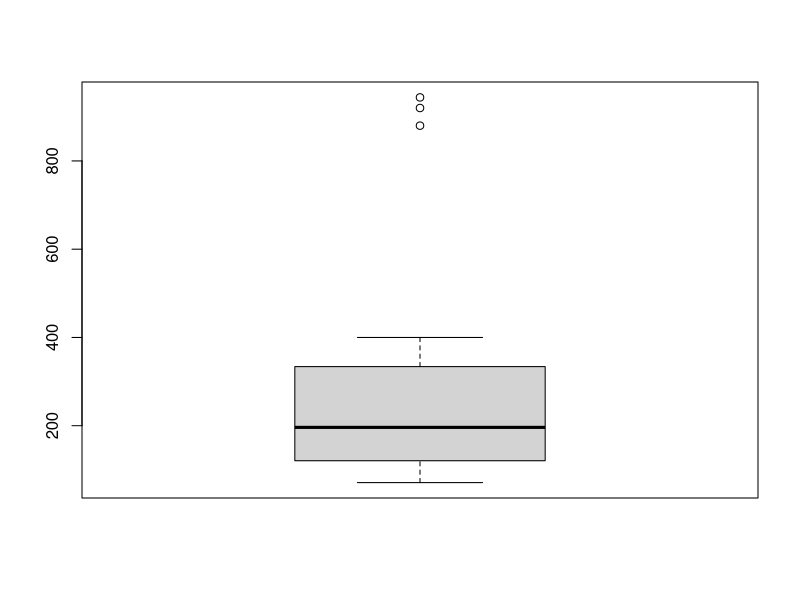
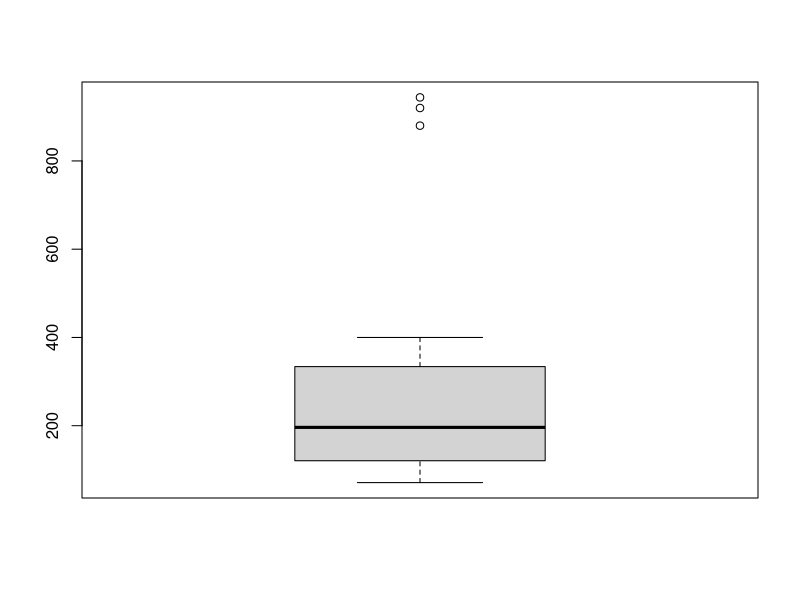
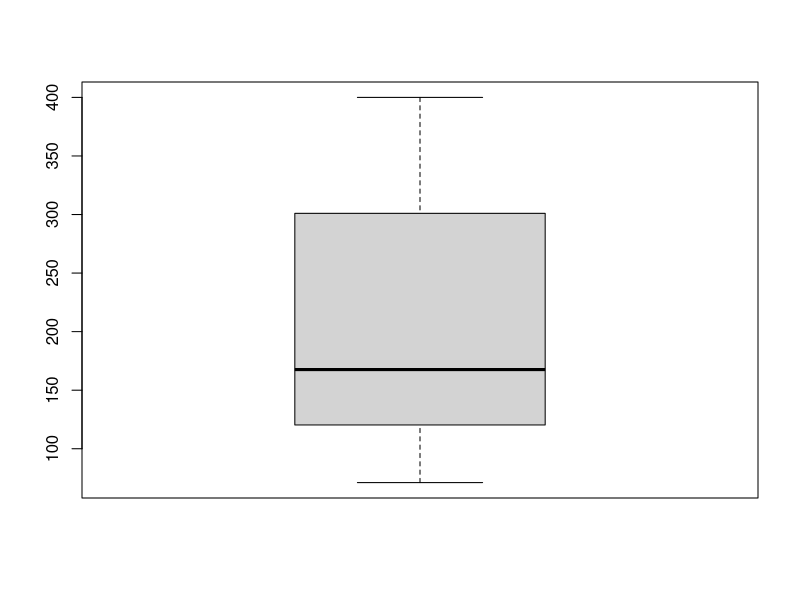

Reproduce these figures in R, in order.
#### Removing outliers - quick & dirty


# Preparing the data
# First of all, we insert a couple of outliers to the $disp column of the mtcars dataset
# (mtcars comes with the base package, so no need to import anything)
# In order to have a couple of outliers in this dataset, we simply multiply the values in mtcars$disp that are higher than 420 by *2

mtcars$disp[which(mtcars$disp > 420)] <- c(mtcars$disp[which(mtcars$disp >420)]*2)

# (This is just a random way of inserting a couple of outlier values, you could also assign a couple of high values in a milion different ways)

# Now we have a look at $disp column of the mtcars dataset with boxplot

boxplot(mtcars$disp)


### Storing outliers into a vector

# You can get the actual values of the outliers with this

boxplot(mtcars$disp)$out


# (Optional) If you don't need to see the plot again, you can hide it using plot=FALSE

boxplot(mtcars$disp, plot=FALSE)$out



# Now you can assign the outlier values into a vector

outliers <- boxplot(mtcars$disp, plot=FALSE)$out

# Check the results

print(outliers)


### Removing the outliers

# First you need find in which rows the outliers are

mtcars[which(mtcars$disp %in% outliers),]



# Now you can remove the rows containing the outliers, one possible option is:

mtcars <- mtcars[-which(mtcars$disp %in% outliers),]

# If you check now with boxplot, you will notice that those pesky outliers are gone

boxplot(mtcars$disp)
